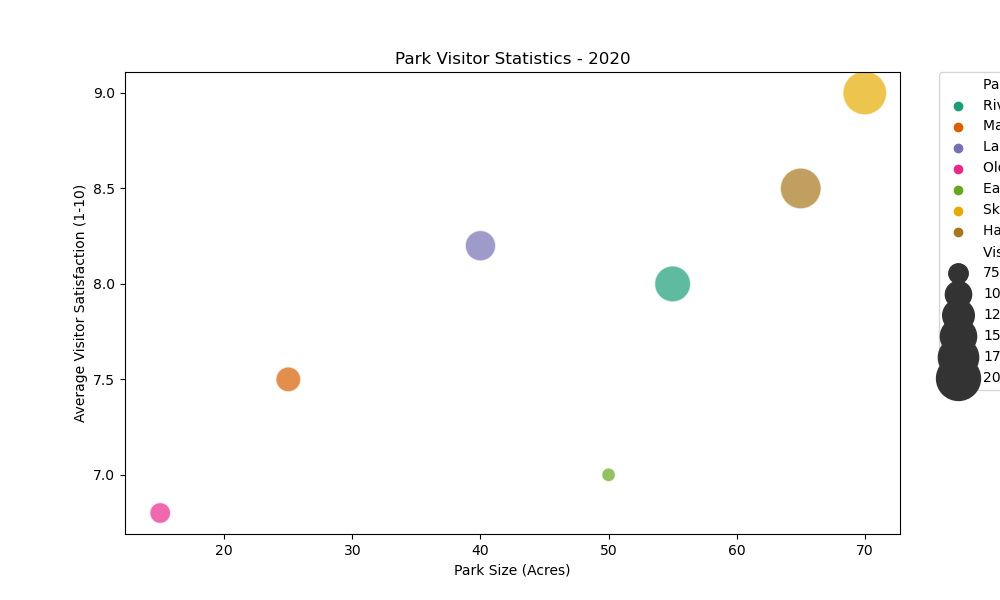

Reproduce this figure in Python.

import matplotlib.pyplot as plt
import seaborn as sns
import pandas as pd

# Data provided
data = [
    {'Park Name': 'Riverside Green', 'Year': 2020, 'Visitor Count (Thousands)': 150, 'Average Visitor Satisfaction (1-10)': 8.0, 'Acres': 55},
    {'Park Name': 'Maple Shade Park', 'Year': 2020, 'Visitor Count (Thousands)': 95, 'Average Visitor Satisfaction (1-10)': 7.5, 'Acres': 25},
    {'Park Name': 'Lakeview Commons', 'Year': 2020, 'Visitor Count (Thousands)': 120, 'Average Visitor Satisfaction (1-10)': 8.2, 'Acres': 40},
    {'Park Name': 'Old Town Meadow', 'Year': 2020, 'Visitor Count (Thousands)': 80, 'Average Visitor Satisfaction (1-10)': 6.8, 'Acres': 15},
    {'Park Name': 'Eastern Wetlands', 'Year': 2020, 'Visitor Count (Thousands)': 60, 'Average Visitor Satisfaction (1-10)': 7.0, 'Acres': 50},
    {'Park Name': 'Skyline Point', 'Year': 2020, 'Visitor Count (Thousands)': 200, 'Average Visitor Satisfaction (1-10)': 9.0, 'Acres': 70},
    {'Park Name': 'Harbourfront Escape', 'Year': 2020, 'Visitor Count (Thousands)': 180, 'Average Visitor Satisfaction (1-10)': 8.5, 'Acres': 65}
]

# Convert the data into a DataFrame
df = pd.DataFrame(data)

# Create the bubble chart
plt.figure(figsize=(10, 6))
bubble_plot = sns.scatterplot(
    data=df,
    x='Acres',
    y='Average Visitor Satisfaction (1-10)',
    size='Visitor Count (Thousands)',
    hue='Park Name',
    sizes=(100, 1000),  # Bubble size range
    alpha=0.7,
    edgecolor='w',
    palette='Dark2'  # Color palette for different parks
)

plt.title('Park Visitor Statistics - 2020')
plt.xlabel('Park Size (Acres)')
plt.ylabel('Average Visitor Satisfaction (1-10)')

# Show the legend separately
plt.legend(bbox_to_anchor=(1.05, 1), loc=2, borderaxespad=0.)

plt.show()
